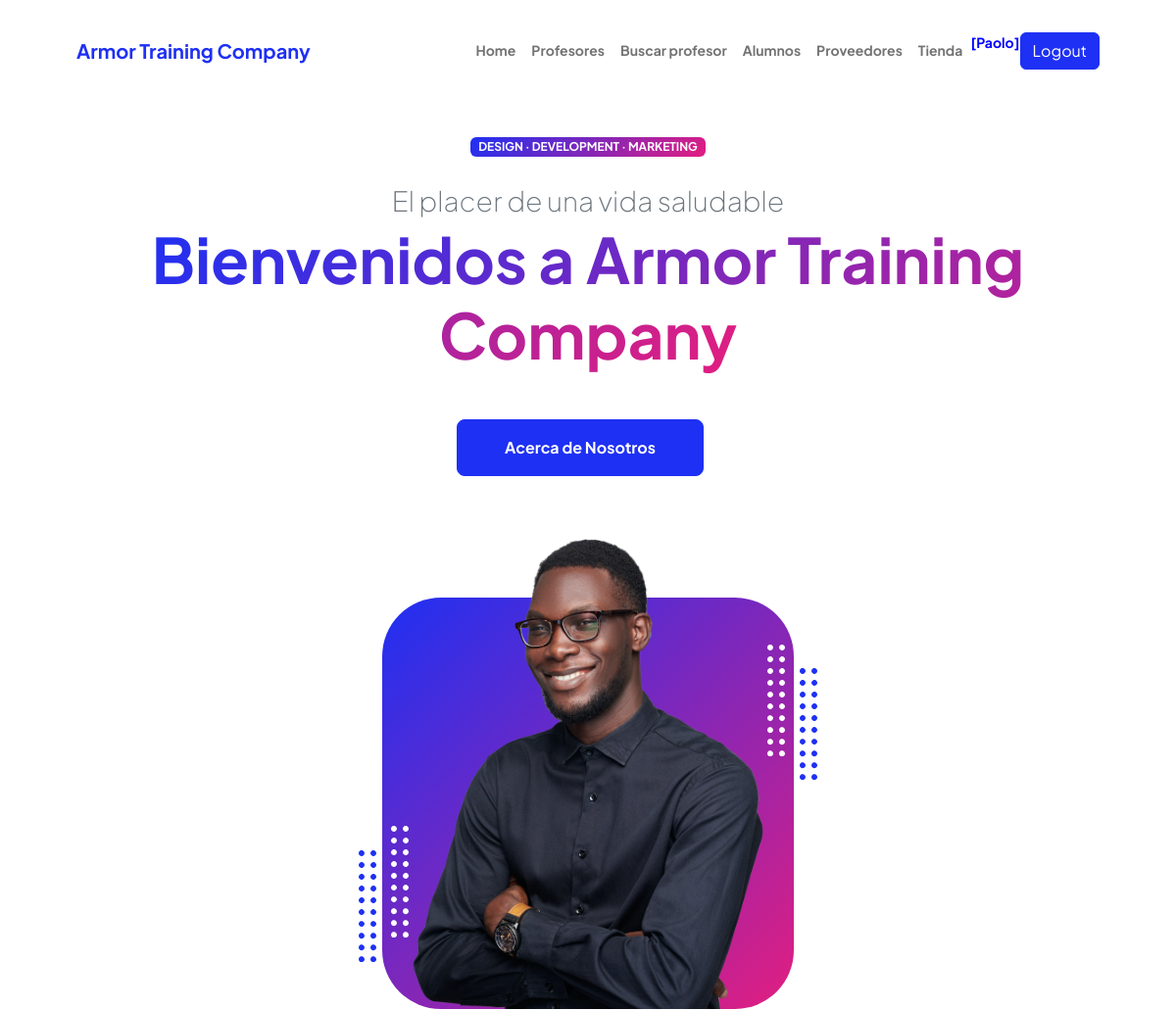
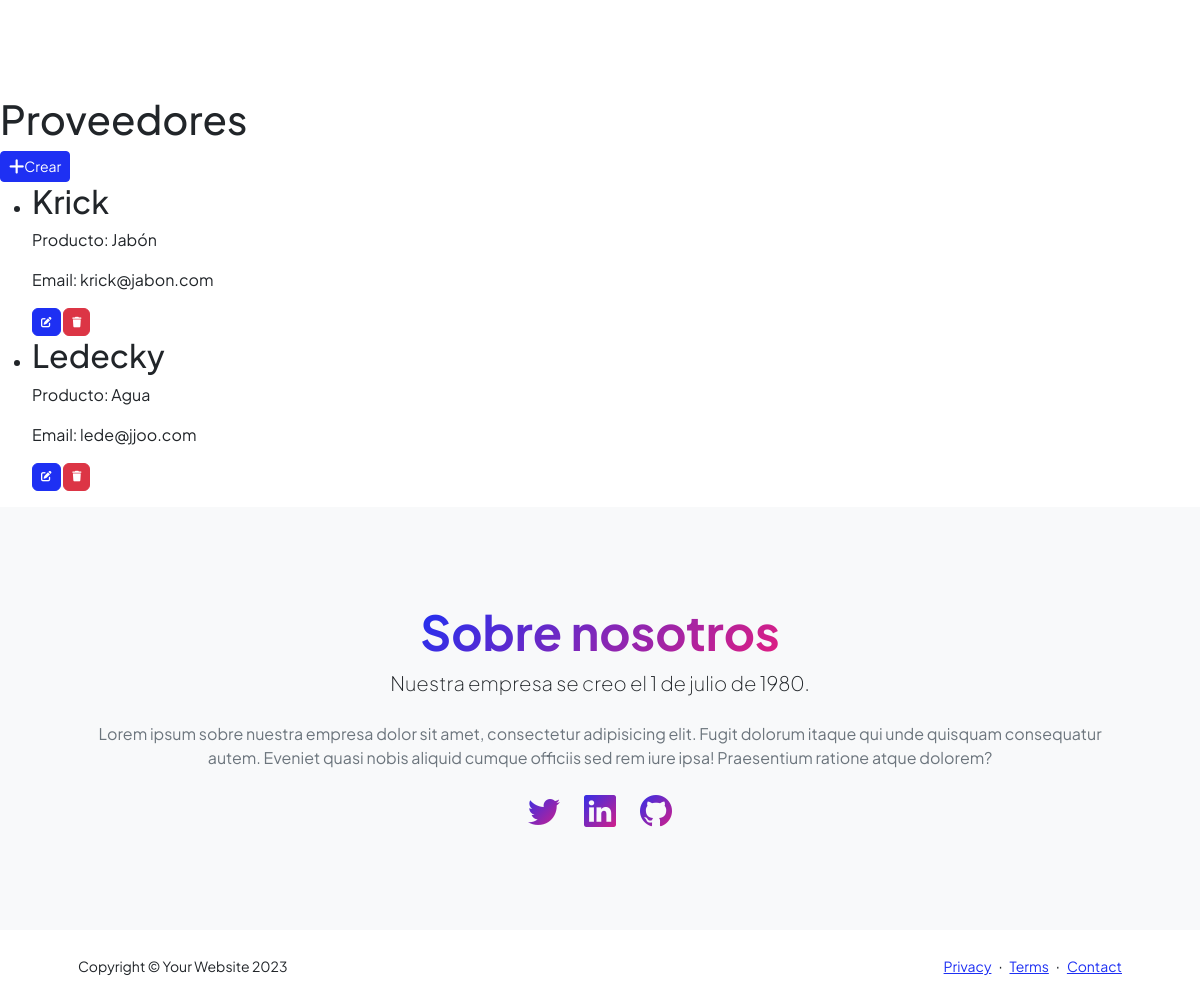
Page /proveedores/ (signed in) on the committed database (2 pictures, top to bottom).
### entidades/models.py (models this page shows, shortened)
class Proveedor(models.Model):
    nombre= models.CharField(max_length=50)
    producto= models.CharField(max_length=50)
    email=models.EmailField()

### entidades/views.py (the view)
# urls.py: path('proveedores/', proveedores, name="proveedores"),
@login_required
def proveedores(request):
    if request.user.is_authenticated:
        contexto = {"proveedores":Proveedor.objects.all()}
        return render(request,"entidades/proveedores.html", contexto)
    else:
        return render(request,"entidades/login.html")

### entidades/templates/entidades/proveedores.html (shortened to what this page needs)
{% extends 'entidades/index.html' %}
{% block contenido %}
<h1>Proveedores</h1>
<a
href="{% url 'proveedorForm' %}"
class="btn btn-primary btn-sm"
>Crear
</a>
<br>
<ul>
    {% for proveedor in proveedores %}
    <li>
        <h2>{{ proveedor.nombre }}</h2>
        <p>Producto: {{ proveedor.producto }}</p>
        <p>Email: {{ proveedor.email }}</p>
        <a
            href="{% url 'proveedorUpdate' proveedor.id %}"
            class="btn btn-primary"
            style="--bs-btn-padding-y: .25rem; --bs-btn-padding-x: .5rem; --bs-btn-font-size: .75rem;">
        </a>
        <a
            href="{% url 'proveedorDelete' proveedor.id %}"
            class="btn btn-danger"
            style="--bs-btn-padding-y: .25rem; --bs-btn-padding-x: .5rem; --bs-btn-font-size: .75rem;">
        </a>
    </li>
    {% empty %}
    <li>No hay proveedores disponibles.</li>
    {% endfor %}
</ul>
{% endblock contenido %}

### entidades/templates/entidades/index.html (shortened to what this page needs)
<!DOCTYPE html>
<html lang="en">
    <head>
        {% load static %}
        <link href="https://cdn.jsdelivr.net/npm/bootstrap-icons@1.8.1/font/bootstrap-icons.css" rel="stylesheet" />
        <link rel="stylesheet" href="https://cdnjs.cloudflare.com/ajax/libs/font-awesome/6.4.0/css/all.min.css">
        <link href="{% static 'css/styles.css' %}" rel="stylesheet" />
    </head>
    <body class="d-flex flex-column h-100">
        <main class="flex-shrink-0">
            <nav class="navbar navbar-expand-lg navbar-light bg-white py-3">
                <div class="container px-5">
                    <a class="navbar-brand" href="{% url 'home' %}"><span class="fw-bolder text-primary">Armor Training Company</span></a>
                    <div class="collapse navbar-collapse" id="navbarSupportedContent">
                        <ul class="navbar-nav ms-auto mb-2 mb-lg-0 small fw-bolder">
                            <li class="nav-item"><a class="nav-link" href="{% url 'home' %}">Home</a></li>
                            {% if user.is_authenticated %}
                            <li class="nav-item"><a class="nav-link" href="{% url 'profesores' %}">Profesores</a></li>
                            <li class="nav-item"><a class="nav-link" href="{% url 'BusquedaProfesion' %}">Buscar profesor</a></li>
                            <li class="nav-item"><a class="nav-link" href="{% url 'alumnos' %}">Alumnos</a></li>
                            <li class="nav-item"><a class="nav-link" href="{% url 'proveedores' %}">Proveedores</a></li>
                            <li class="nav-item"><a class="nav-link" href="{% url 'comprar' %}">Tienda  </a></li>
                            <p style="color:blue"> [{{user.username}}]</p>
                            <form method="post" action="{% url 'logout' %}">
                                <button class="btn btn-primary" type="submit">Logout</button>
                            </form>
                            {% else %}
                            <a class="btn btn-primary" href="{% url 'login' %}">Login</a>
                            <a class="btn btn-success" href="{% url 'registro' %}">Registrate</a>
                            {% endif %}
                        </ul>
                    </div>
                </div>
            </nav>
            <header class="py-5">
                <div class="container px-5 pb-5">
                    <div class="row gx-5 align-items-center">
                        <div class="col-xxl-5">
                            <div class="text-center text-xxl-start">
                                <div class="badge bg-gradient-primary-to-secondary text-white mb-4"><div class="text-uppercase">Design &middot; Development &middot; Marketing</div></div>
                                <div class="fs-3 fw-light text-muted">El placer de una vida saludable</div>
                                <h1 class="display-3 fw-bolder mb-5"><span class="text-gradient d-inline">Bienvenidos a Armor Training Company</span></h1>
                                <div class="d-grid gap-3 d-sm-flex justify-content-sm-center justify-content-xxl-start mb-3">
                                    <a class="btn btn-primary btn-lg px-5 py-3 me-sm-3 fs-6 fw-bolder" href="{% url 'home' %}">Acerca de Nosotros</a>
                                </div>
                            </div>
                        </div>
                        <div class="col-xxl-7">
                            <div class="d-flex justify-content-center mt-5 mt-xxl-0">
                                <div class="profile bg-gradient-primary-to-secondary">
                                    <img class="profile-img" src="assets/profile.png" alt="..." />
                                    <div class="dots-1">
                                    </div>
                                    <div class="dots-2">
                                    </div>
                                    <div class="dots-3">
                                    </div>
                                    <div class="dots-4">
                                    </div>
                                </div>
                            </div>
                        </div>
                    </div>
                </div>
            </header>
            {% block contenido %}{% endblock contenido %}
            <section class="bg-light py-5">
                <div class="container px-5">
                    <div class="row gx-5 justify-content-center">
                        <div class="col-xxl-8">
                            <div class="text-center my-5">
                                <h2 class="display-5 fw-bolder"><span class="text-gradient d-inline">Sobre nosotros</span></h2>
                                <p class="lead fw-light mb-4">Nuestra empresa se creo el 1 de julio de 1980.</p>
                                <p class="text-muted">Lorem ipsum sobre nuestra empresa dolor sit amet, consectetur adipisicing elit. Fugit dolorum itaque qui unde quisquam consequatur autem. Eveniet quasi nobis aliquid cumque officiis sed rem iure ipsa! Praesentium ratione atque dolorem?</p>
                                <div class="d-flex justify-content-center fs-2 gap-4">
                                    <a class="text-gradient" href="#!"><i class="bi bi-twitter"></i></a>
                                    <a class="text-gradient" href="#!"><i class="bi bi-linkedin"></i></a>
                                    <a class="text-gradient" href="#!"><i class="bi bi-github"></i></a>
                                </div>
                            </div>
                        </div>
                    </div>
                </div>
            </section>
        </main>
        <footer class="bg-white py-4 mt-auto">
            <div class="container px-5">
                <div class="row align-items-center justify-content-between flex-column flex-sm-row">
                    <div class="col-auto"><div class="small m-0">Copyright &copy; Your Website 2023</div></div>
                    <div class="col-auto">
                        <a class="small" href="#!">Privacy</a>
                        <span class="mx-1">&middot;</span>
                        <a class="small" href="#!">Terms</a>
                        <span class="mx-1">&middot;</span>
                        <a class="small" href="#!">Contact</a>
                    </div>
                </div>
            </div>
        </footer>
    </body>
</html>

### rows in the picture
Proveedor: nombre "Krick", producto "Jabón", email "krick@jabon.com"
Proveedor: nombre "Ledecky", producto "Agua", email "lede@jjoo.com"

### other values in the picture
{{ user.username }} "Paolo"
